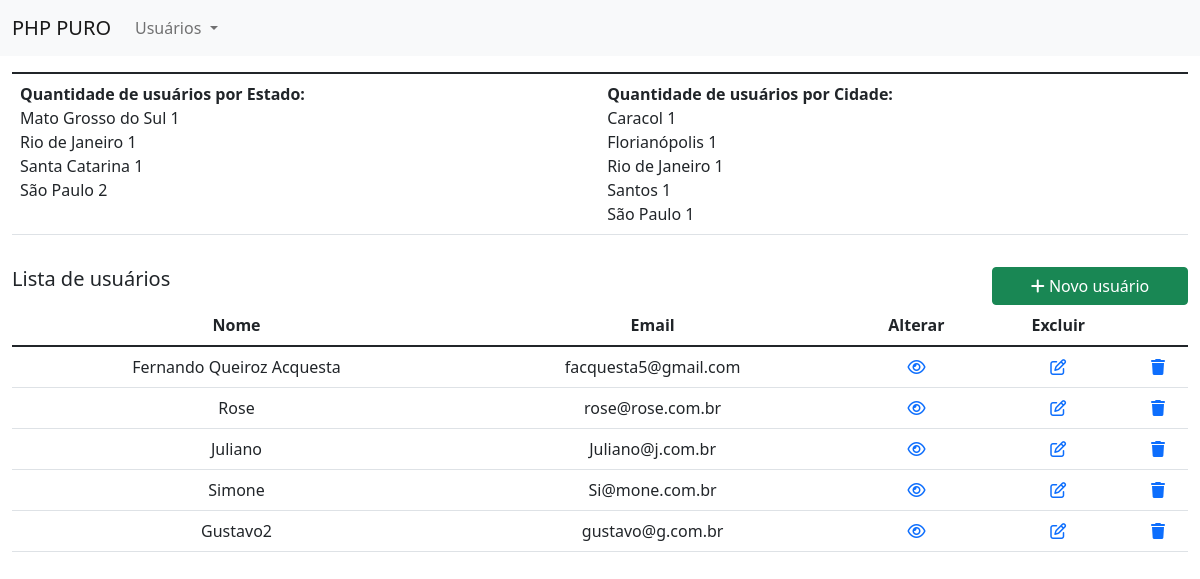
Page /usuarios/index.php on the committed database.
### tables this page shows
CREATE TABLE `usuarios` (
  `id` int(11) NOT NULL,
  `nome` varchar(200) NOT NULL,
  `email` varchar(200) NOT NULL,
  `endereco_id` int(11) NOT NULL
);

### classes/Basic.class.php (called while the page is built, shortened)
<?php
    class Basic {
        public function __construct(){
            try {
                $this->conn = new PDO('mysql:host=localhost; dbname=teste_back_end', 'root', '');
                $this->conn->setAttribute(PDO::ATTR_ERRMODE, PDO::ERRMODE_EXCEPTION);
            }catch(PDOException $e) {
                echo "Connection failed: " . $e->getMessage();
              }
        }
        public function list($table){
            $data = $this->conn->query("SELECT * FROM $table")->fetchAll();
            return $data;
        }
        public function PorEstado(){
            $data = $this->conn->query("SELECT estados.nome as estado, COUNT(estados.nome) as usuarios
            FROM enderecos
            left join usuarios on usuarios.endereco_id = enderecos.id
            left join estados on estados.id = enderecos.estado_id
            GROUP BY estados.nome
            HAVING COUNT(estados.nome)")->fetchAll(PDO::FETCH_ASSOC);
            return $data;
        }
        public function PorCidade(){
            $data = $this->conn->query("SELECT cidades.nome as cidade, COUNT(cidades.nome) as usuarios
            FROM enderecos
            left join usuarios on usuarios.endereco_id = enderecos.id
            left join cidades on cidades.id = enderecos.cidade_id
            GROUP BY cidades.nome
            HAVING COUNT(cidades.nome)")->fetchAll(PDO::FETCH_ASSOC);
            return $data;
        }
    }
?>

### usuarios/index.php (the view)
<?php
include('../header.php');
include('../classes/Basic.class.php');
    $user = new Basic;
    $user = $user->list('usuarios');
?>
<div class="container-fluid">
    <div class="row">
        <div class="col-md-12">
        <table id="myTable" class="table table-hover">
            <thead>
                <tr class="text-center">
                    <th></th>
                </tr>
            </thead>
            <tbody>
                <tr>
                    <td><strong>Quantidade de usuários por Estado: </strong><br>
                    <?php
                        $data = new Basic;
                        $cidades = $data->porEstado();
                        foreach($cidades as $k => $v){
                            foreach($v as $key => $value){
                                echo ' ' . $value . ' ';
                            }
                            echo '<br>';
                        }
                        ?>
                    </td>
                    <td><strong>Quantidade de usuários por Cidade: </strong><br>
                    <?php
                        $data = new Basic;
                        $cidades = $data->porCidade();
                        foreach($cidades as $k => $v){
                            foreach($v as $key => $value){
                                echo ' ' . $value . ' ';
                            }
                            echo '<br>';
                        }
                        ?>
                    </td>
                </tr>
            </tbody>
        </table>
        <h5 class="mt-3 float-start">Lista de usuários</h5>
        <a class="col-md-2 btn btn-success font-weight-bold mt-3 float-end"
        href="cadastrar.php">
        <i class="fas fa-plus"></i> Novo usuário</a>
        <table id="myTable" class="table table-hover">
            <thead>
                <tr class="text-center">
                    <th>Nome</th>
                    <th>Email</th>
                    <th class="text-center">Alterar</th>
                    <th class="text-center">Excluir</th>
                </tr>
            </thead>
            <tbody>
                <?php
                foreach( $user as $k => $v){
                ?>
                <tr class="text-center">
                    <td><?php echo $v['nome']; ?></td>
                    <td><?php echo $v['email']; ?></td>
                    <td class="text-center">
                        <a href="detalhe.php?action=view&id=<?php echo $v['id']; ?>">
                            <i class="fa fa-eye" aria-hidden="true"></i>
                        </a>
                    </td>
                    <td class="text-center">
                        <a href="editar.php?id=<?php echo $v['id']; ?>">
                            <i class="far fa-edit">
                        </i></a>
                    </td>
                    <td class="text-center">
                        <a href="form_user.php?action=delete&id=<?php echo $v['id']; ?>&endereco_id=<?php echo $v['endereco_id']; ?>"
                            onclick="return confirm('Deseja mesmo excluir o usuário');">
                            <i class="fas fa-trash"></i>
                        </a>
                    </td>
                </tr>
                <?php
                }
                ?>
            </tbody>
        </table>
        </div>
    </div>
</div>

### header.php (shortened to what this page needs)
<!DOCTYPE html>
<html lang="en">
<head>
    <link href="https://cdn.jsdelivr.net/npm/bootstrap@5.1.3/dist/css/bootstrap.min.css" rel="stylesheet">
</head>
<body>
<nav class="navbar navbar-expand-lg navbar-light bg-light">
  <div class="container-fluid">
    <a class="navbar-brand" href="#">PHP PURO </a>
    <div class="collapse navbar-collapse" id="navbarSupportedContent">
      <ul class="navbar-nav me-auto mb-2 mb-lg-0">
        <li class="nav-item dropdown">
          <a class="nav-link dropdown-toggle" href="#" id="navbarDropdown" role="button" data-bs-toggle="dropdown" aria-expanded="false">
            Usuários
          </a>
        </li>
      </ul>
    </div>
  </div>
</nav>
</body>
</html>

### rows in the picture
usuarios: nome "Fernando Queiroz Acquesta", email "facquesta5@gmail.com"
usuarios: nome "Rose", email "rose@rose.com.br"
usuarios: nome "Juliano", email "Juliano@j.com.br"
usuarios: nome "Simone", email "Si@mone.com.br"
usuarios: nome "Gustavo2", email "gustavo@g.com.br"

### other values in the picture
$value "Mato Grosso do Sul"
$value "1"
$value "Rio de Janeiro"
$value "Santa Catarina"
$value "São Paulo"
$value "2"
$value "Caracol"
$value "Florianópolis"
$value "Santos"
